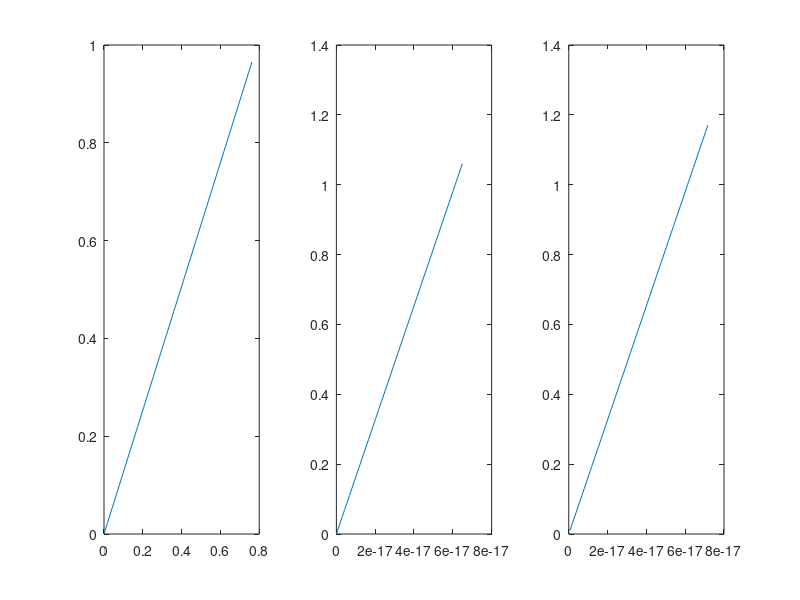
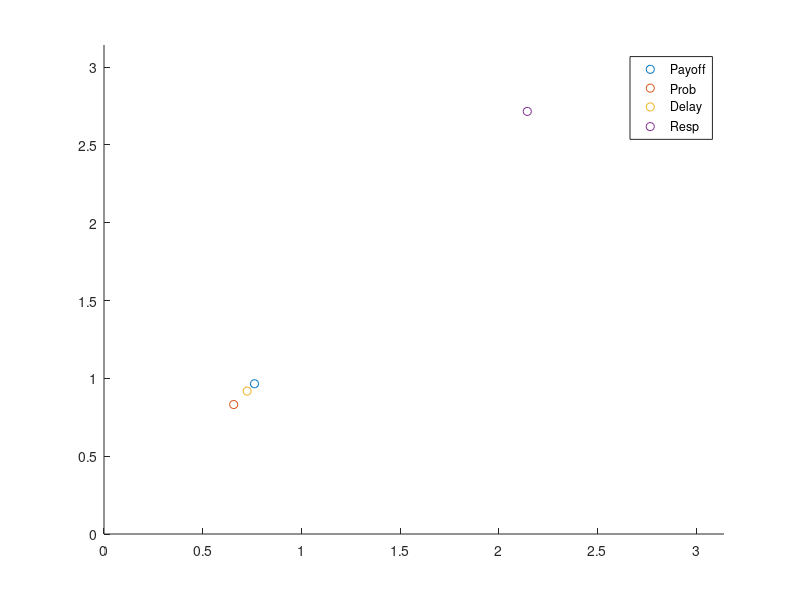

Write the MATLAB code that produced these figures, in order.
clear;

payoff = 10;
prob = 1;
delay = 0;

util = .8;
k = .01;
b = .7;

stepSize = .01;

threshold = 2;

minPayoff = 0;
maxPayoff = 20;
minProb = 0;
maxProb = 1;
minDelay = 0;
maxDelay = 250;



s = [0,0,0,0,0,0];
traj = [];

while norm(s) < threshold

    lookingInd = mnrnd(1,[.34, .33, .33]);%mnrnd(1,[.45, .35, .2]);
    lookingAt = find(lookingInd);

    switch lookingAt
        case 1 % looking at the payoff
            stepDir = (pi/2)*(payoff/maxPayoff)^(util);
            s = s + stepSize * [cos(stepDir), sin(stepDir), 0, 0, 0, 0];
        case 2 % looking at risk
            stepDir = (pi/2) * exp(-(-log(prob))^b);
            s = s + stepSize * [0,0, cos(stepDir), sin(stepDir), 0, 0];

        case 3 % looking at delay
            stepDir = (pi/2) * 1 / (1 + k*delay);
            s = s + stepSize * [0, 0, 0, 0, cos(stepDir), sin(stepDir)];
    end

    traj = [traj; s];

    

end




%zeroAngle = [1 0 1 0 1 0];

% distance from origin = more gaze - more "weight"
% angle is related to the values of the attributes
% probability and delay have to be mapped onto payoff somehow - can't hold
% inherent value or else you would overpay for $.01
% When mapping, we want to conserve distance from origin/weight -
% semi-collapse the delay and probability vectors as proportions of the
% payoff's angle
% add each attribute's component together - final response angle
% this results in the payoff getting more "weight" than probability or
% delay
% strange predictions : 0 probability doesn't result in a 0 price unless
% they only look at probability

% issues with multiplying delay and risk - $10, 90%, 100 days, if they
% mostly look at the outcome and probability, you'd expect a high price -
% but if they glance at delay the delay component will be very small
% regardless of discounting - mutiplied with the probability component will
% result in the combined component being very small resulting in a low
% price.

% multiply all of it? - then you aren't constrained correctly - can assign
% prices higher than the payoff

payVec = [s(1),s(2)];
probVec = [s(3),s(4)];
delayVec = [s(5),s(6)];
payAngle = atan2(payVec(2),payVec(1));
probAngle = atan2(probVec(2),probVec(1));
delayAngle = atan2(delayVec(2),delayVec(1));


thisResp = (payAngle*probAngle*delayAngle / (pi/2)^3)^(1/util) * maxPayoff; % turn from utiles back into dollar values



probCompAngle = payAngle*(probAngle/(pi/2)); % angle of component = proportion of payoff angle % payoff angle times probability weight
probTheta = probAngle-probCompAngle;
probRotation = [cos(probTheta) -sin(probTheta); sin(probTheta) cos(probTheta)]; % rotation from prob-weighted payoff to probability
probComp = probVec*probRotation; % take probability weight and apply it to the payoff

delayCompAngle = payAngle*(delayAngle/(pi/2)); % payoff angle times discount factor
delayTheta = delayAngle-delayCompAngle;
delayRotation = [cos(delayTheta) -sin(delayTheta); sin(delayTheta) cos(delayTheta)];
delayComp = delayVec*delayRotation; % take discount factor and assign it to the payoff

%%%%% Assumption: apply accumulation vector while looking at an attribute.
%%%%% Also: apply rotation as soon as both have been seen?

respVec =  payVec+probComp+delayComp; % payVec.*(probComp.*delayComp); % payVec+(probComp.*delayComp);

resp = atan2(respVec(2),respVec(1))
price = (resp*2/pi)^(1/util) * maxPayoff


% respAngle = acos(dot(s,zeroAngle) / (norm(s)*norm(zeroAngle)))
% resp = respAngle / (pi/2) * maxPayoff
% resp = s(1)*s(3)*s(5) ___

figure(1)
subplot(1,3,1)
plot(traj(:,1),traj(:,2))
subplot(1,3,2)
plot(traj(:,3),traj(:,4))
subplot(1,3,3)
plot(traj(:,5),traj(:,6))

figure(2)
scatter(payVec(1),payVec(2))
hold on
scatter(probComp(1),probComp(2))
hold on
scatter(delayComp(1),delayComp(2))
hold on
scatter(respVec(1),respVec(2))
axis([0 pi 0 pi])
legend('Payoff','Prob','Delay','Resp')
hold off
